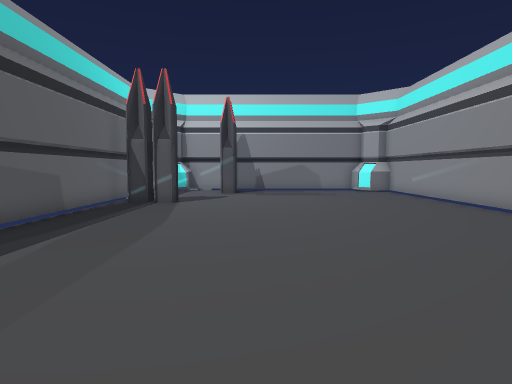
view 1 (above)

16 first-person views from a walk through a scene from a Unity 3-D project. The camera is 1.3 m above the floor, tilts 4° down and sees 75° across. The floor is counted in squares, 1 m on a side. Each view is taken from the middle of a square. On the plan, view 1 faces up. The plan holds only what a view shows up to about 14 squares ahead; the rest is blank. The place goes on beyond the plan.

view 2
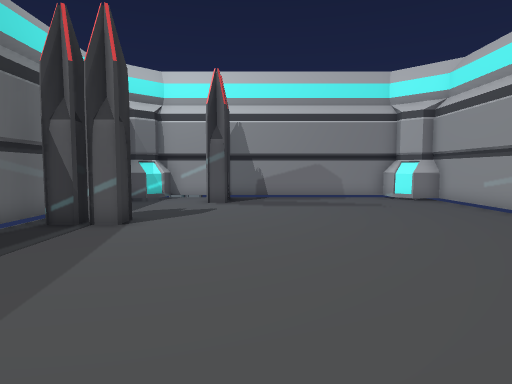

view 3
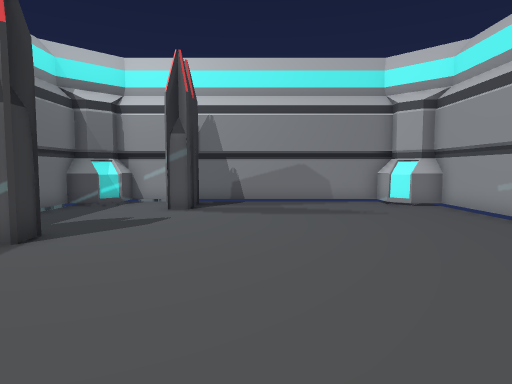

view 4
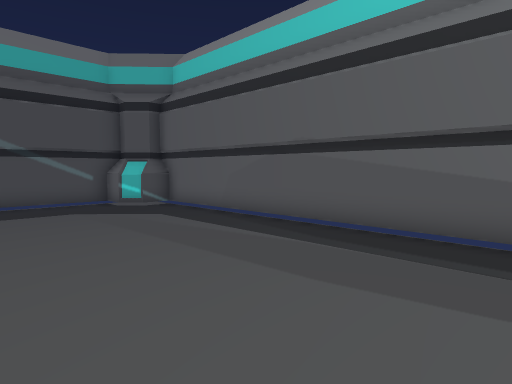

view 5
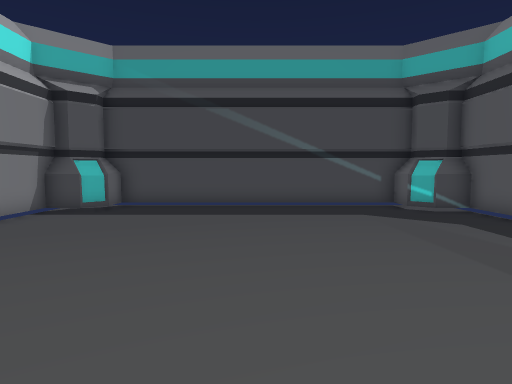

view 6
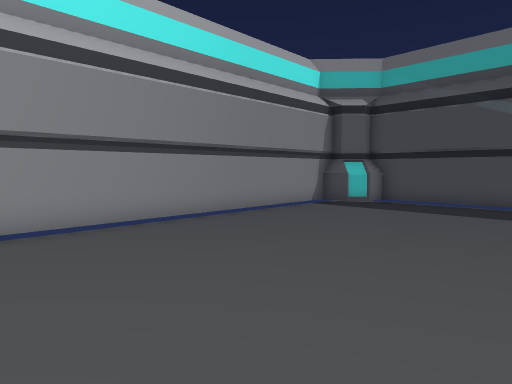

view 7
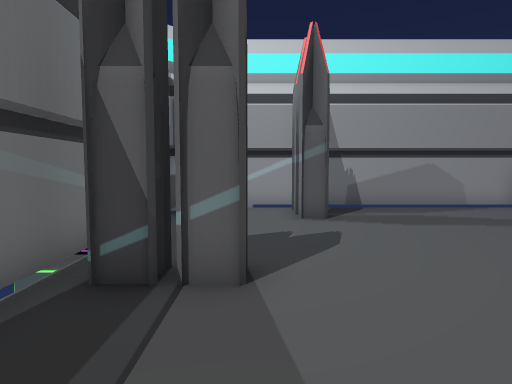

view 8
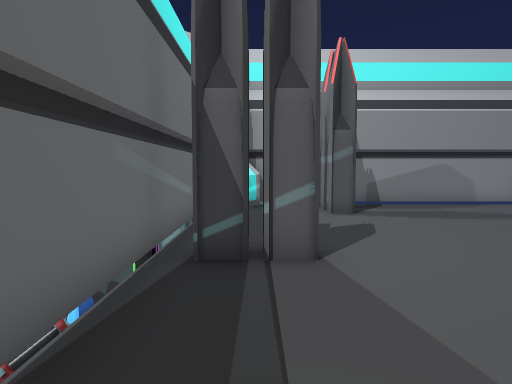

view 9
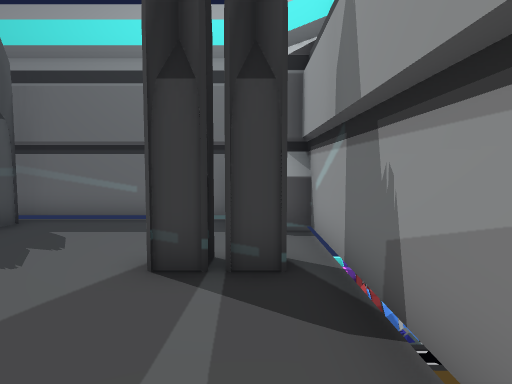

view 10
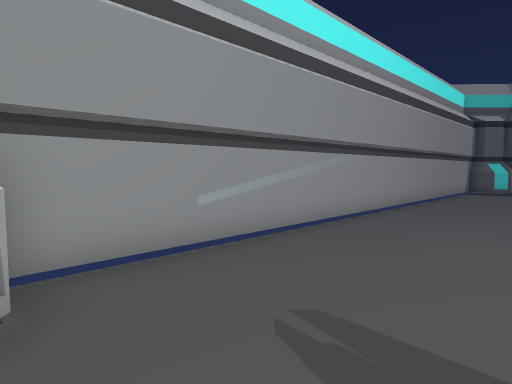

view 11
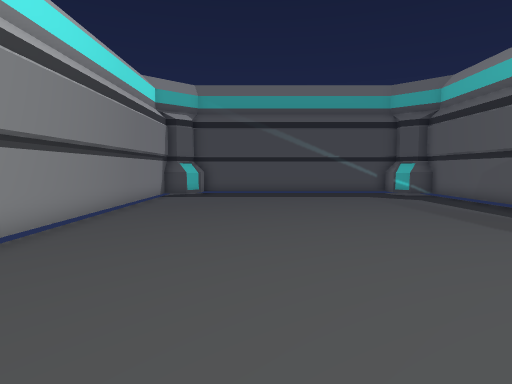

view 12
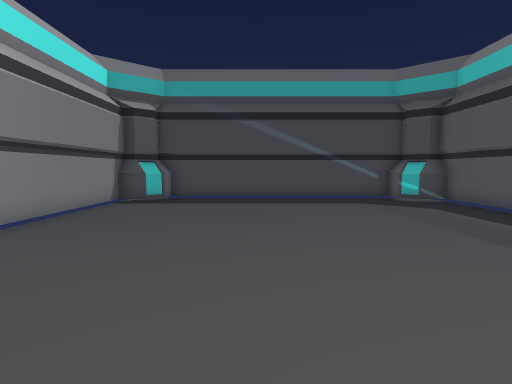

view 13
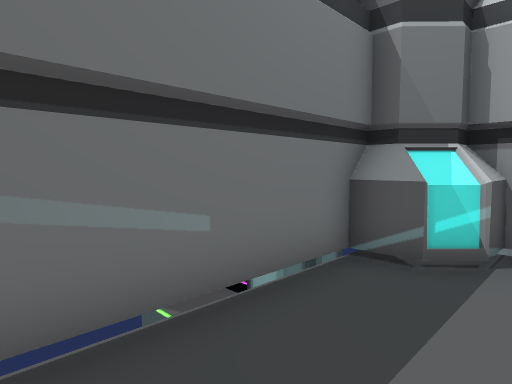

view 14
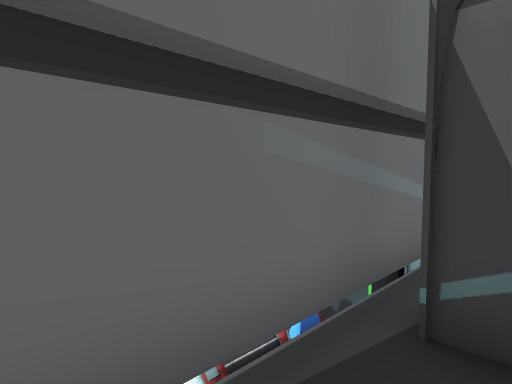

view 15
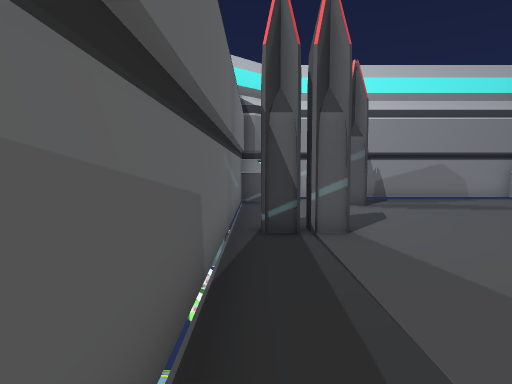

view 16
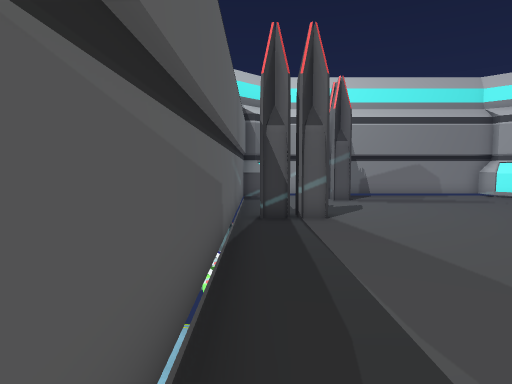

### Floor plan
Points are (right, up) in squares from view 1. A wall is a line through its corners. A room is listed if a view was taken in it or the views show most of it. See-through windows are left out.
Room 1 (views 1, 2, 3, 4, 5, 6, 7, 8, 9, 10, 11, 12, 13, 14, 15, 16)
walls: (-5.6, 13.6) (-5.6, -1.7) (-5.1, -1.7) (-4.5, -2.2) (-3.9, -1.8) (-3.9, -2.9); (-4.6, 18.7) (-5.5, 18.7); (-3.9, 19.2) (-4.6, 18.5) (-5.5, 18.5); (-5, 19.1) (-5.5, 19.1); (-5.6, -1.2) (-4.6, -1.2); (-5.6, -1.3) (-4.4, -1.3) (-3.9, -1.9); (-4.4, -1.9) (-3.9, -1.7); (-3.9, 20.2) (-3.9, 19.3) (-4.5, 19.6) (-5.1, 19) (-5.5, 19); (-5.6, -1.5) (-4.9, -1.5); (6.3, -1.3) (7.5, -1.3); (6.5, -1.2) (7.5, -1.2); (7.5, 18.5) (6.5, 18.5) (5.8, 19.2) (5.8, 20.3); (5.8, -1.8) (6.3, -1.3); (7.5, 18.7) (6.6, 18.7); (6.6, -1.5) (7.4, -1.5); (-4.5, -2.8) (6.4, -2.8); (6.4, 20.1) (-4.5, 20.1); (6.3, -2.3) (6.9, -1.7) (7.4, -1.7) (7.4, 19) (6.9, 19) (6.3, 19.6); (5.8, -2.9) (5.8, -1.8) (6.4, -2)
objects: other object (-8, 13) to (-8, 16); other object (-8, 17) to (-7, 18); other object (-8, 19) to (-7, 20); other object (-8, 21) to (-7, 22); other object (-6, 14) to (-6, 15); other object (-6, 16) to (-6, 17); other object (-6, 19); other object (-5, 13) to (-4, 13); other object (-3, 13); other object (-2, 18) to (-1, 18); other object (-2, 19) to (-1, 19)

Where each view was taken, in squares from view 1:
view 1: 0 up, 0 right, facing up
view 2: 5 up, 0 right, facing up
view 3: 7 up, 1 right, facing up
view 4: 10 up, 1 right, facing down-left
view 5: 9 up, 1 right, facing down
view 6: 10 up, 0 right, facing down-right
view 7: 9 up, 3 left, facing up
view 8: 8 up, 4 left, facing up
view 9: 19 up, 3 right, facing left
view 10: 19 up, 3 right, facing down-right
view 11: 15 up, 3 right, facing down
view 12: 12 up, 2 right, facing down
view 13: 14 up, 3 left, facing up-left
view 14: 10 up, 4 left, facing up-left
view 15: 6 up, 5 left, facing up
view 16: 4 up, 5 left, facing up
